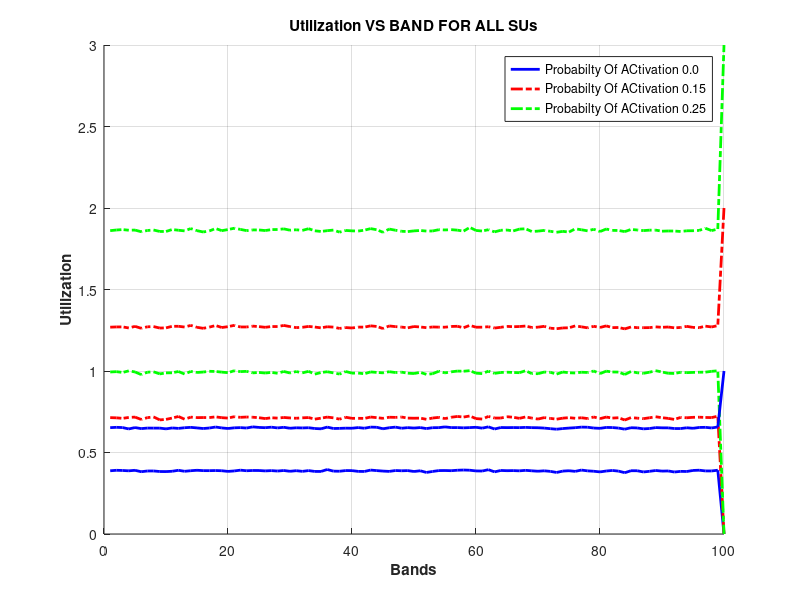

Recreate this plot in MATLAB. (Note: this script raises an error after producing the figure.)
% Ploting Throughput Results 
%%%%%%%% names of the files that will be imported 
Throughput25 = csvread ('THROUGHPUT_VS_BAND_FOR_ALLSUs_PPU(.25).csv'); 
Throughput15 = csvread ('THROUGHPUT_VS_BAND_FOR_ALLSUs_PPU(.15).csv'); 
Throughput00 = csvread ('THROUGHPUT_VS_BAND_FOR_ALLSUs_PPU(.0).csv'); 


%%%%%%% importing the first colume of each trail to get the graph going on 

x1= Throughput00 (:,1); % this is the results from probabilty of 0.0 
y1= Throughput15 (:,1); % this is the results from probabilty of 0.15
z1= Throughput25 (:,1); % this is the results from probabilty of 0.25

%%%%%%%%%% the Drawing process 
hold on;
plot(x1,'Color','blue','LineWidth',2.0);
plot(y1,'Color','red','linewidth',2.0,'LineStyle','-.');
plot(z1,'Color','green','LineWidth',2.0,'LineStyle','-.');
xlabel('Bands','Fontweight','Bold');
ylabel('Throughput','Fontweight','Bold');
title ('Throughput VS BAND FOR ALL SUs','Fontweight','Bold');
legend ('Probabilty Of ACtivation 0.0 ','Probabilty Of ACtivation 0.15','Probabilty Of ACtivation 0.25 ');
grid on;
%%%%%%%%%%%%%%%%%%%%%%%%%%%%%%%%%%%%%%%%%%%%%%%%%%%%%%%%%%%%%%%%%%%%%%%%%%%%%%%%%%%%%%%%%%
%%%%%%%%%%%%%%%%%%%%%%%%%%%%%%%%%%%%%%%%%%%%%%%%%%%%%%%%%%%%%%%%%%%%%%%%%%%%%%%%%%%%%%%%%%
%%%%%%%%%%%%%%%%%%%%%%%%%%%%%%%%%%%%%%%%%%%%%%%%%%%%%%%%%%%%%%%%%%%%%%%%%%%%%%%%%%%%%%%%%%

% Ploting Utilization Results 
%%%%%%%% names of the files that will be imported 
Utilization25 = csvread ('Utilization_VS_BAND_FOR_ALLSUs_PPU(.25).csv'); 
Utilization15 = csvread ('Utilization_VS_BAND_FOR_ALLSUs_PPU(.15).csv'); 
Utilization00 = csvread ('Utilization_VS_BAND_FOR_ALLSUs_PPU(.0).csv'); 


%%%%%%% importing the first colume of each trail to get the graph going on 

x2= Utilization00 (:,1) % this is the results from probabilty of 0.0 
y2= Utilization15 (:,1) % this is the results from probabilty of 0.15
z2= Utilization25 (:,1) % this is the results from probabilty of 0.25

%%%%%%%%%% the Drawing process 
hold on;
plot(x2,'Color','blue','LineWidth',2.0);
plot(y2,'Color','red','linewidth',2.0,'LineStyle','-.');
plot(z2,'Color','green','LineWidth',2.0,'LineStyle','-.');
xlabel('Bands','Fontweight','Bold');
ylabel('Utilization','Fontweight','Bold');
title ('Utilization VS BAND FOR ALL SUs','Fontweight','Bold');
legend ('Probabilty Of ACtivation 0.0 ','Probabilty Of ACtivation 0.15','Probabilty Of ACtivation 0.25 ');
grid on;

%%%%%%%%%%%%%%%%%%%%%%%%%%%%%%%%%%%%%%%%%%%%%%%%%%%%%%%%%%%%%%%%%%%%%%%%%%%%%%%%%%%%%%%%%%
%%%%%%%%%%%%%%%%%%%%%%%%%%%%%%%%%%%%%%%%%%%%%%%%%%%%%%%%%%%%%%%%%%%%%%%%%%%%%%%%%%%%%%%%%%
%%%%%%%%%%%%%%%%%%%%%%%%%%%%%%%%%%%%%%%%%%%%%%%%%%%%%%%%%%%%%%%%%%%%%%%%%%%%%%%%%%%%%%%%%%

%%%%%%%%%%%%%%%%%%%%%%%%%%%%%%%%%%%%%%%%%%%%%%%%%%%%%%%%%%%%%%%%%%%%%%%%%%%%%%%%%%%%%%%%%%
%%%%%%%%%%%%%%%%%%%%%%%%%%%%%%%%%%%%%%%%%%%%%%%%%%%%%%%%%%%%%%%%%%%%%%%%%%%%%%%%%%%%%%%%%%
%%%%%%%%%%%%%%%%%%%%%%%%%%%%%%%%%%%%%%%%%%%%%%%%%%%%%%%%%%%%%%%%%%%%%%%%%%%%%%%%%%%%%%%%%%

% Ploting SU sucessful transmission  Results 
%%%%%%%% names of the files that will be imported 
SucessfulTransmission25 = csvread ('SucessfulTransmission_VS_BAND_FOR_ALLSUs_PPU.25.csv'); 
SucessfulTransmission15 = csvread ('SucessfulTransmission_VS_BAND_FOR_ALLSUs_PPU.15.csv'); 
SucessfulTransmission00 = csvread ('SucessfulTransmission_VS_BAND_FOR_ALLSUs_PPU0.csv'); 


%%%%%%% importing the first colume of each trail to get the graph going on 

x3= SucessfulTransmission00 (:,1) % this is the results from probabilty of 0.0 
y3= USucessfulTransmission15 (:,1) % this is the results from probabilty of 0.15
z3= SucessfulTransmission25 (:,1) % this is the results from probabilty of 0.25

%%%%%%%%%% the Drawing process 
hold on;
plot(x3,'Color','blue','LineWidth',2.0);
plot(y3,'Color','red','linewidth',2.0,'LineStyle','-.');
plot(z3,'Color','green','LineWidth',2.0,'LineStyle','-.');
xlabel('Bands','Fontweight','Bold');
ylabel('SucessfulTransmission','Fontweight','Bold');
title ('SucessfulTransmission VS BAND FOR ALL SUs','Fontweight','Bold');
legend ('Probabilty Of ACtivation 0.0 ','Probabilty Of ACtivation 0.15','Probabilty Of ACtivation 0.25 ');
grid on;


%%%%%%%%%%%%%%%%%%%%%%%%%%%%%%%%%%%%%%%%%%%%%%%%%%%%%%%%%%%%%%%%%%%%%%%%%%%%%%%%%%%%%%%%%%
%%%%%%%%%%%%%%%%%%%%%%%%%%%%%%%%%%%%%%%%%%%%%%%%%%%%%%%%%%%%%%%%%%%%%%%%%%%%%%%%%%%%%%%%%%
%%%%%%%%%%%%%%%%%%%%%%%%%%%%%%%%%%%%%%%%%%%%%%%%%%%%%%%%%%%%%%%%%%%%%%%%%%%%%%%%%%%%%%%%%%

%%%%%%%%%%%%%%%%%%%%%%%%%%%%%%%%%%%%%%%%%%%%%%%%%%%%%%%%%%%%%%%%%%%%%%%%%%%%%%%%%%%%%%%%%%
%%%%%%%%%%%%%%%%%%%%%%%%%%%%%%%%%%%%%%%%%%%%%%%%%%%%%%%%%%%%%%%%%%%%%%%%%%%%%%%%%%%%%%%%%%
%%%%%%%%%%%%%%%%%%%%%%%%%%%%%%%%%%%%%%%%%%%%%%%%%%%%%%%%%%%%%%%%%%%%%%%%%%%%%%%%%%%%%%%%%%


% Ploting SU Collisions Results 
%%%%%%%% names of the files that will be imported 
Collision25 = csvread ('Collision_VS_TimeSlot_FOR_ALLSUs_PPU.25.csv'); 
Collision15 = csvread ('THROUGHPUT_VS_BAND_FOR_ALLSUs_PPU.15.csv'); 
Collision00 = csvread ('THROUGHPUT_VS_BAND_FOR_ALLSUs_PPU0.csv'); 


%%%%%%% importing the first colume of each trail to get the graph going on 

x4= Collision00 (:,1) % this is the results from probabilty of 0.0 
y4= Collision15 (:,1) % this is the results from probabilty of 0.15
z4= Collision25 (:,1) % this is the results from probabilty of 0.25

%%%%%%%%%% the Drawing process 
hold on;
plot(x4,'Color','blue','LineWidth',2.0);
plot(y4,'Color','red','linewidth',2.0,'LineStyle','-.');
plot(z4,'Color','green','LineWidth',2.0,'LineStyle','-.');
xlabel('Bands','Fontweight','Bold');
ylabel('Collision','Fontweight','Bold');
title ('Collision VS Time Slot FOR ALL SUs','Fontweight','Bold');
legend ('Probabilty Of ACtivation 0.0 ','Probabilty Of ACtivation 0.15','Probabilty Of ACtivation 0.25 ');
grid on;


%%%%%%%%%%%%%%%%%%%%%%%%%%%%%%%%%%%%%%%%%%%%%%%%%%%%%%%%%%%%%%%%%%%%%%%%%%%%%%%%%%%%%%%%%
%%%%%%%%%%%%%%%%%%%%%%%%%%%%%%%%%%%%%%%%%%%%%%%%%%%%%%%%%%%%%%%%%%%%%%%%%%%%%%%%%%%%%%%%%%
%%%%%%%%%%%%%%%%%%%%%%%%%%%%%%%%%%%%%%%%%%%%%%%%%%%%%%%%%%%%%%%%%%%%%%%%%%%%%%%%%%%%%%%%%%

%%%%%%%%%%%%%%%%%%%%%%%%%%%%%%%%%%%%%%%%%%%%%%%%%%%%%%%%%%%%%%%%%%%%%%%%%%%%%%%%%%%%%%%%%%
%%%%%%%%%%%%%%%%%%%%%%%%%%%%%%%%%%%%%%%%%%%%%%%%%%%%%%%%%%%%%%%%%%%%%%%%%%%%%%%%%%%%%%%%%%
%%%%%%%%%%%%%%%%%%%%%%%%%%%%%%%%%%%%%%%%%%%%%%%%%%%%%%%%%%%%%%%%%%%%%%%%%%%%%%%%%%%%%%%%%%


% Ploting PU Interferance Ratio Results 
%%%%%%%% names of the files that will be imported 
PUinterferance25 = csvread ('PU_Interfrance_ratio(.25).csv'); 
PUinterferance15 = csvread ('PU_Interfrance_ratio(.15).csv'); 
PUinterferance00 = csvread ('PU_Interfrance_ratio0.csv'); 


%%%%%%% importing the first colume of each trail to get the graph going on 

x5= PUinterferance00 (:,1) % this is the results from probabilty of 0.0 
y5= PUinterferance15 (:,1) % this is the results from probabilty of 0.15
z5= PUinterferancet25 (:,1) % this is the results from probabilty of 0.25

%%%%%%%%%% the Drawing process 
hold on;
plot(x5,'Color','blue','LineWidth',2.0);
plot(y5,'Color','red','linewidth',2.0,'LineStyle','-.');
plot(z5,'Color','green','LineWidth',2.0,'LineStyle','-.');
xlabel('Bands','Fontweight','Bold');
ylabel('PUinterferance','Fontweight','Bold');
title ('PUinterferance VS BAND FOR ALL PUs','Fontweight','Bold');
legend ('Probabilty Of ACtivation 0.0 ','Probabilty Of ACtivation 0.15','Probabilty Of ACtivation 0.25 ');
grid on;


%%%%%%%%%%%%%%%%%%%%%%%%%%%%%%%%%%%%%%%%%%%%%%%%%%%%%%%%%%%%%%%%%%%%%%%%%%%%%%%%%%%%%%%%%
%%%%%%%%%%%%%%%%%%%%%%%%%%%%%%%%%%%%%%%%%%%%%%%%%%%%%%%%%%%%%%%%%%%%%%%%%%%%%%%%%%%%%%%%%%
%%%%%%%%%%%%%%%%%%%%%%%%%%%%%%%%%%%%%%%%%%%%%%%%%%%%%%%%%%%%%%%%%%%%%%%%%%%%%%%%%%%%%%%%%%

%%%%%%%%%%%%%%%%%%%%%%%%%%%%%%%%%%%%%%%%%%%%%%%%%%%%%%%%%%%%%%%%%%%%%%%%%%%%%%%%%%%%%%%%%%
%%%%%%%%%%%%%%%%%%%%%%%%%%%%%%%%%%%%%%%%%%%%%%%%%%%%%%%%%%%%%%%%%%%%%%%%%%%%%%%%%%%%%%%%%%
%%%%%%%%%%%%%%%%%%%%%%%%%%%%%%%%%%%%%%%%%%%%%%%%%%%%%%%%%%%%%%%%%%%%%%%%%%%%%%%%%%%%%%%%%%

% Ploting Sucessful SU4  VS Time  Results 
%%%%%%%% names of the files that will be imported 
SU4BANDS25 = csvread ('Successful_VS_Time_FOR_SU4_PPU.25.csv'); 
SU4BANDS15 = csvread ('Successful_VS_Time_FOR_SU4_PPU.15.csv'); 
SU4BANDS00 = csvread ('Successful_VS_Time_FOR_SU4_PPU.0.csv'); 


%%%%%%% importing the first colume of each trail to get the graph going on 

x6= SU4BANDS00 (:,1) % this is the results from probabilty of 0.0 
y6= SU4BANDSt15 (:,1) % this is the results from probabilty of 0.15
z6= SU4BANDS25 (:,1) % this is the results from probabilty of 0.25

%%%%%%%%%% the Drawing process 
hold on;
plot(x6,'Color','blue','LineWidth',2.0);
plot(y6,'Color','red','linewidth',2.0,'LineStyle','-.');
plot(z6,'Color','green','LineWidth',2.0,'LineStyle','-.');
xlabel('Time SLOTS','Fontweight','Bold');
ylabel('SU4BANDS','Fontweight','Bold');
title ('SU4BANDS VS Time slots for SU4','Fontweight','Bold');
legend ('Probabilty Of ACtivation 0.0 ','Probabilty Of ACtivation 0.15','Probabilty Of ACtivation 0.25 ');
grid on;


%%%%%%%%%%%%%%%%%%%%%%%%%%%%%%%%%%%%%%%%%%%%%%%%%%%%%%%%%%%%%%%%%%%%%%%%%%%%%%%%%%%%%%%%%
%%%%%%%%%%%%%%%%%%%%%%%%%%%%%%%%%%%%%%%%%%%%%%%%%%%%%%%%%%%%%%%%%%%%%%%%%%%%%%%%%%%%%%%%%%
%%%%%%%%%%%%%%%%%%%%%%%%%%%%%%%%%%%%%%%%%%%%%%%%%%%%%%%%%%%%%%%%%%%%%%%%%%%%%%%%%%%%%%%%%%

%%%%%%%%%%%%%%%%%%%%%%%%%%%%%%%%%%%%%%%%%%%%%%%%%%%%%%%%%%%%%%%%%%%%%%%%%%%%%%%%%%%%%%%%%%
%%%%%%%%%%%%%%%%%%%%%%%%%%%%%%%%%%%%%%%%%%%%%%%%%%%%%%%%%%%%%%%%%%%%%%%%%%%%%%%%%%%%%%%%%%
%%%%%%%%%%%%%%%%%%%%%%%%%%%%%%%%%%%%%%%%%%%%%%%%%%%%%%%%%%%%%%%%%%%%%%%%%%%%%%%%%%%%%%%%%%

% Ploting False alaram for all SUs  VS Time  Results 
%%%%%%%% names of the files that will be imported 
SUFA25 = csvread ('PFA_VS_SUID_FOR_ALLBANDs_PPU.25.csv'); 
SUFA15 = csvread ('PFA_VS_SUID_FOR_ALLBANDs_PPU.15.csv'); 
SUFA00 = csvread ('PFA_VS_SUID_FOR_ALLBANDs_PPU.0.csv'); 


%%%%%%% importing the first colume of each trail to get the graph going on 

x7= SUFA00 (:,1) % this is the results from probabilty of 0.0 
y7= SUFA15 (:,1) % this is the results from probabilty of 0.15
z7= SUFA25 (:,1) % this is the results from probabilty of 0.25

%%%%%%%%%% the Drawing process 
hold on;
plot(x7,'Color','blue','LineWidth',2.0);
plot(y7,'Color','red','linewidth',2.0,'LineStyle','-.');
plot(z7,'Color','green','LineWidth',2.0,'LineStyle','-.');
xlabel('Time SLOT','Fontweight','Bold');
ylabel('SU False Alarms Avereged Over Time Slots','Fontweight','Bold');
title ('SU False Alarms Avereged Over Time Slots For Each SU','Fontweight','Bold');
legend ('Probabilty Of ACtivation 0.0 ','Probabilty Of ACtivation 0.15','Probabilty Of ACtivation 0.25 ');
grid on;


%%%%%%%%%%%%%%%%%%%%%%%%%%%%%%%%%%%%%%%%%%%%%%%%%%%%%%%%%%%%%%%%%%%%%%%%%%%%%%%%%%%%%%%%%
%%%%%%%%%%%%%%%%%%%%%%%%%%%%%%%%%%%%%%%%%%%%%%%%%%%%%%%%%%%%%%%%%%%%%%%%%%%%%%%%%%%%%%%%%%
%%%%%%%%%%%%%%%%%%%%%%%%%%%%%%%%%%%%%%%%%%%%%%%%%%%%%%%%%%%%%%%%%%%%%%%%%%%%%%%%%%%%%%%%%%

%%%%%%%%%%%%%%%%%%%%%%%%%%%%%%%%%%%%%%%%%%%%%%%%%%%%%%%%%%%%%%%%%%%%%%%%%%%%%%%%%%%%%%%%%%
%%%%%%%%%%%%%%%%%%%%%%%%%%%%%%%%%%%%%%%%%%%%%%%%%%%%%%%%%%%%%%%%%%%%%%%%%%%%%%%%%%%%%%%%%%
%%%%%%%%%%%%%%%%%%%%%%%%%%%%%%%%%%%%%%%%%%%%%%%%%%%%%%%%%%%%%%%%%%%%%%%%%%%%%%%%%%%%%%%%%%


% Ploting Miss-Detecction for all SUs  VS Time  Results 
%%%%%%%% names of the files that will be imported 
SUMD25 = csvread ('PMD_VS_SUID_FOR_ALLBANDs_PPU.25.csv'); 
SUMD15 = csvread ('PMD_VS_SUID_FOR_ALLBANDs_PPU.15.csv'); 
SUMD00 = csvread ('PMD_VS_SUID_FOR_ALLBANDs_PPU.0.csv'); 


%%%%%%% importing the first colume of each trail to get the graph going on 

x8= SUMD00 (:,1) % this is the results from probabilty of 0.0 
y8= SUMD15 (:,1) % this is the results from probabilty of 0.15
z8= SUMD25 (:,1) % this is the results from probabilty of 0.25

%%%%%%%%%% the Drawing process 
hold on;
plot(x8,'Color','blue','LineWidth',2.0);
plot(y8,'Color','red','linewidth',2.0,'LineStyle','-.');
plot(z8,'Color','green','LineWidth',2.0,'LineStyle','-.');
xlabel('Time slot','Fontweight','Bold');
ylabel('SU Miss detection Avereged Over Time Slots','Fontweight','Bold');
title ('SU Miss Detection Avereged Over Time Slots For Each SU','Fontweight','Bold');
legend ('Probabilty Of ACtivation 0.0 ','Probabilty Of ACtivation 0.15','Probabilty Of ACtivation 0.25 ');
grid on;


%%%%%%%%%%%%%%%%%%%%%%%%%%%%%%%%%%%%%%%%%%%%%%%%%%%%%%%%%%%%%%%%%%%%%%%%%%%%%%%%%%%%%%%%%
%%%%%%%%%%%%%%%%%%%%%%%%%%%%%%%%%%%%%%%%%%%%%%%%%%%%%%%%%%%%%%%%%%%%%%%%%%%%%%%%%%%%%%%%%%
%%%%%%%%%%%%%%%%%%%%%%%%%%%%%%%%%%%%%%%%%%%%%%%%%%%%%%%%%%%%%%%%%%%%%%%%%%%%%%%%%%%%%%%%%%

%%%%%%%%%%%%%%%%%%%%%%%%%%%%%%%%%%%%%%%%%%%%%%%%%%%%%%%%%%%%%%%%%%%%%%%%%%%%%%%%%%%%%%%%%%
%%%%%%%%%%%%%%%%%%%%%%%%%%%%%%%%%%%%%%%%%%%%%%%%%%%%%%%%%%%%%%%%%%%%%%%%%%%%%%%%%%%%%%%%%%
%%%%%%%%%%%%%%%%%%%%%%%%%%%%%%%%%%%%%%%%%%%%%%%%%%%%%%%%%%%%%%%%%%%%%%%%%%%%%%%%%%%%%%%%%%

% Ploting Changing The Load VS Bands Taken For SUs for all SUs  VS Time  Results 
%%%%%%%% names of the files that will be imported 

NOOFSU5 = csvread ('NUMBER_0F_SU5.csv'); 
NOOFSU8 = csvread ('NUMBER_0F_SU8.csv'); 
NOOFSU10 = csvread ('NUMBER_0F_SU10.csv'); 
NOOFSU12 = csvread ('NUMBER_0F_SU12.csv'); 
NOOFSU15 = csvread ('NUMBER_0F_SU15.csv'); 


%%%%%%% importing the first colume of each trail to get the graph going on 

x9= NOOFSU5 (:,1) % this is the results from having 5 SU 
y9= NOOFSU8 (:,1) % this is the results from having 8 SU 
z9= NOOFSU10 (:,1) % this is the results from having 10 SU
H9= NOOFSU12 (:,1) % this is the results from having 12 SU 
G9= NOOFSU15 (:,1) % this is the results from having 15 SU 

%%%%%%%%%% the Drawing process 
hold on;
plot(x9,'Color','blue','LineWidth',2.0);
plot(y9,'Color','red','linewidth',2.0,'LineStyle','-.');
plot(z9,'Color','green','LineWidth',2.0,'LineStyle','-.');
plot(H9,'Color','black','LineWidth',2.0,'LineStyle','-.');
plot(G9,'Color','yellow','LineWidth',2.0,'LineStyle','-.');

xlabel('SU ID','Fontweight','Bold');
ylabel('Average Value of Used Bands for each SU  ','Fontweight','Bold');
title ('Changing The Load VS Bands Taken For SUs for all SUs','Fontweight','Bold');
legend ('Probabilty Of ACtivation 0.0 ','Probabilty Of ACtivation 0.15','Probabilty Of ACtivation 0.25 ');
grid on;







